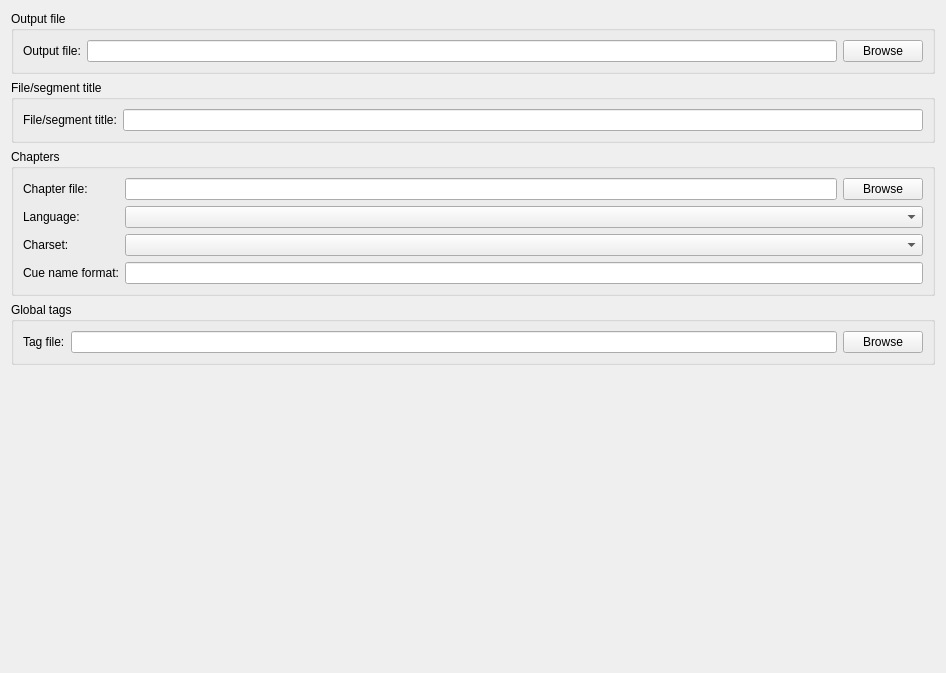
      <widget class="QWidget" name="tab_global" >
       <property name="geometry" >
        <rect>
         <x>0</x>
         <y>0</y>
         <width>946</width>
         <height>673</height>
        </rect>
       </property>
       <attribute name="title" >
        <string>Global options</string>
       </attribute>
       <layout class="QVBoxLayout" name="verticalLayout_4" >
        <item>
         <widget class="QGroupBox" name="gb_output_file" >
          <property name="title" >
           <string>Output file</string>
          </property>
          <layout class="QHBoxLayout" name="horizontalLayout_5" >
           <item>
            <widget class="QLabel" name="label_2" >
             <property name="text" >
              <string>Output file:</string>
             </property>
             <property name="buddy" >
              <cstring>le_output_file</cstring>
             </property>
            </widget>
           </item>
           <item>
            <widget class="QLineEdit" name="le_output_file" />
           </item>
           <item>
            <widget class="QPushButton" name="pb_browse_output_file" >
             <property name="text" >
              <string>Browse</string>
             </property>
            </widget>
           </item>
          </layout>
         </widget>
        </item>
        <item>
         <widget class="QGroupBox" name="gb_file_segment_title" >
          <property name="title" >
           <string>File/segment title</string>
          </property>
          <layout class="QHBoxLayout" >
           <property name="spacing" >
            <number>6</number>
           </property>
           <property name="margin" >
            <number>9</number>
           </property>
           <item>
            <widget class="QLabel" name="tl_file_segment_title" >
             <property name="text" >
              <string>File/segment title:</string>
             </property>
             <property name="buddy" >
              <cstring>le_file_segment_title</cstring>
             </property>
            </widget>
           </item>
           <item>
            <widget class="QLineEdit" name="le_file_segment_title" />
           </item>
          </layout>
         </widget>
        </item>
        <item>
         <widget class="QGroupBox" name="gb_chapters" >
          <property name="title" >
           <string>Chapters</string>
          </property>
          <layout class="QGridLayout" >
           <property name="margin" >
            <number>9</number>
           </property>
           <property name="spacing" >
            <number>6</number>
           </property>
           <item row="3" column="1" >
            <widget class="QLineEdit" name="le_cue_name_format" />
           </item>
           <item row="3" column="0" >
            <widget class="QLabel" name="tl_cue_name_format" >
             <property name="text" >
              <string>Cue name format:</string>
             </property>
             <property name="buddy" >
              <cstring>le_cue_name_format</cstring>
             </property>
            </widget>
           </item>
           <item row="2" column="1" >
            <widget class="QComboBox" name="cob_chapter_charset" />
           </item>
           <item row="2" column="0" >
            <widget class="QLabel" name="tl_chapter_charset" >
             <property name="text" >
              <string>Charset:</string>
             </property>
             <property name="buddy" >
              <cstring>cob_chapter_charset</cstring>
             </property>
            </widget>
           </item>
           <item row="1" column="1" >
            <widget class="QComboBox" name="cob_chapter_language" />
           </item>
           <item row="1" column="0" >
            <widget class="QLabel" name="tl_chapter_language" >
             <property name="text" >
              <string>Language:</string>
             </property>
             <property name="buddy" >
              <cstring>cob_chapter_language</cstring>
             </property>
            </widget>
           </item>
           <item row="0" column="1" >
            <layout class="QHBoxLayout" >
             <property name="spacing" >
              <number>6</number>
             </property>
             <property name="margin" >
              <number>0</number>
             </property>
             <item>
              <widget class="QLineEdit" name="le_chapter_file" />
             </item>
             <item>
              <widget class="QPushButton" name="pb_browse_chapter_file" >
               <property name="text" >
                <string>Browse</string>
               </property>
              </widget>
             </item>
            </layout>
           </item>
           <item row="0" column="0" >
            <widget class="QLabel" name="tl_chapter_file" >
             <property name="text" >
              <string>Chapter file:</string>
             </property>
             <property name="buddy" >
              <cstring>le_chapter_file</cstring>
             </property>
            </widget>
           </item>
          </layout>
         </widget>
        </item>
        <item>
         <widget class="QGroupBox" name="gb_global_tags" >
          <property name="title" >
           <string>Global tags</string>
          </property>
          <layout class="QHBoxLayout" >
           <property name="spacing" >
            <number>6</number>
           </property>
           <property name="margin" >
            <number>9</number>
           </property>
           <item>
            <widget class="QLabel" name="tl_global_tags_file" >
             <property name="text" >
              <string>Tag file:</string>
             </property>
             <property name="buddy" >
              <cstring>le_global_tags_file</cstring>
             </property>
            </widget>
           </item>
           <item>
            <widget class="QLineEdit" name="le_global_tags_file" />
           </item>
           <item>
            <widget class="QPushButton" name="pb_browse_global_tags_file" >
             <property name="text" >
              <string>Browse</string>
             </property>
            </widget>
           </item>
          </layout>
         </widget>
        </item>
        <item>
         <spacer>
          <property name="orientation" >
           <enum>Qt::Vertical</enum>
          </property>
          <property name="sizeHint" stdset="0" >
           <size>
            <width>20</width>
            <height>40</height>
           </size>
          </property>
         </spacer>
        </item>
       </layout>
      </widget>
